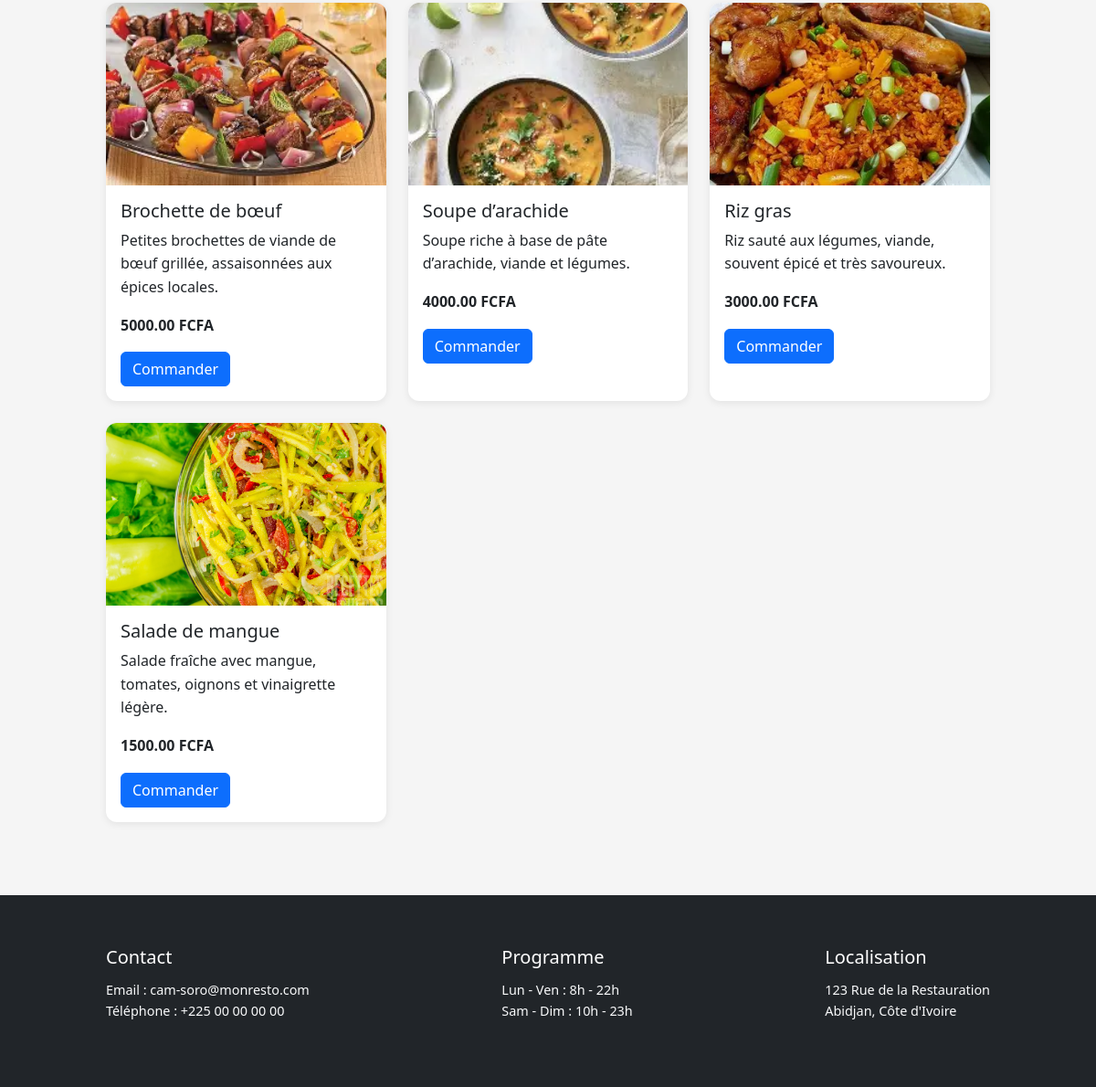
/menu/ (lower part), run on an earlier commit of the app's database.
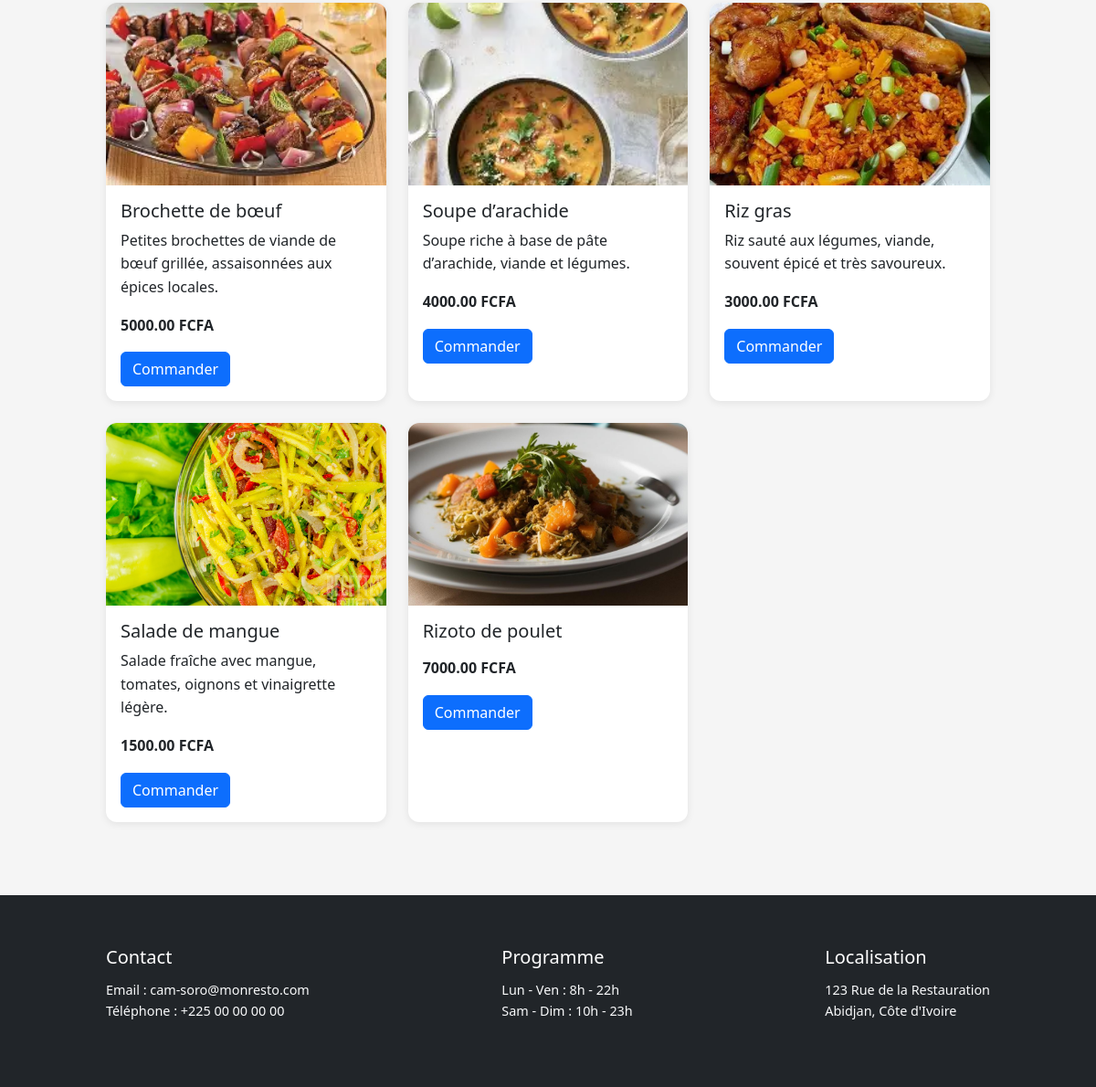
And on a later commit of the database.
### app/models.py (models this page shows, shortened)
class Menu(models.Model):
    name = models.CharField(max_length=100)          # Nom du plat
    description = models.TextField(blank=True)       # Description du plat
    price = models.DecimalField(max_digits=6, decimal_places=2)  # Prix du plat
    image = models.ImageField(upload_to='images/', blank=True, null=True)  # Image du plat (optionnelle)

### app/views.py (the view)
# urls.py: path('menu/', views.menu_list, name='menu_list'),               # Page d’accueil - liste des plats
def menu_list(request):
    plats = Menu.objects.all()
    return render(request, 'app/menu_list.html', {'plats': plats})

### app/templates/app/menu_list.html (shortened to what this page needs)
{% extends 'app/base.html' %}
{% load static %}
{% block content %}
<div class="row">
  {% for plat in plats %}
    <div class="col-md-4 mb-4">
      <div class="card h-100">
        {% if plat.image %}
          <img src="{{ plat.image.url }}" class="card-img-top" alt="{{ plat.name }}">
        {% else %}
          <img src="{% static 'app/no-image.png' %}" class="card-img-top" alt="Pas d'image">
        {% endif %}
        <div class="card-body">
          <h5 class="card-title">{{ plat.name }}</h5>
          <p class="card-text">{{ plat.description|truncatewords:15 }}</p>
          <p><strong>{{ plat.price }} FCFA</strong></p>
          <a href="{% url 'app:commande_create' %}" class="btn btn-primary">Commander</a>
        </div>
      </div>
    </div>
  {% empty %}
    <p>Aucun plat disponible.</p>
  {% endfor %}
</div>
{% endblock %}

### app/templates/app/base.html (shortened to what this page needs)
{% load static %}
<!DOCTYPE html>
<html lang="fr">
<head>
    <link href="https://cdn.jsdelivr.net/npm/bootstrap@5.3.0/dist/css/bootstrap.min.css" rel="stylesheet" />
    <link rel="stylesheet" href="https://cdn.jsdelivr.net/npm/bootstrap-icons@1.10.5/font/bootstrap-icons.css">
    <link rel="stylesheet" href="{% static 'app/css/styles.css' %}"/>
    <link rel="stylesheet" href="{% static 'app/css/carousels.css' %}"/>
</head>
<body>
<main class="container my-4">
  {% block content %}
  {% endblock %}
</main>
<footer class="bg-dark text-light py-4 mt-auto">
  <div class="container d-flex justify-content-between">
    <div>
      <h5>Contact</h5>
      <p>Email : cam-soro@monresto.com<br>Téléphone : +225 00 00 00 00</p>
    </div>
    <div>
      <h5>Programme</h5>
      <p>Lun - Ven : 8h - 22h<br>Sam - Dim : 10h - 23h</p>
    </div>
    <div>
      <h5>Localisation</h5>
      <p>123 Rue de la Restauration<br>Abidjan, Côte d'Ivoire</p>
    </div>
  </div>
</footer>
</body>
</html>

### app/static/app/css/styles.css (style rules this page uses)
body { font-family: 'Segoe UI', Tahoma, Geneva, Verdana, sans-serif; background-color: #f5f5f5; color: #333; margin: 0; padding: 0; line-height: 1.6; }
a { color: #0d6efd; text-decoration: none; }
.container { max-width: 1000px; margin: auto; padding: 2rem 1rem; }
.card { border: none; border-radius: 12px; overflow: hidden; box-shadow: 0 2px 8px rgba(0, 0, 0, 0.08); transition: transform 0.2s ease-in-out; }
.card-img-top { height: 200px; object-fit: cover; }
footer { background-color: #222; color: #ccc; padding: 2rem 1rem; margin-top: 4rem; font-size: 0.9rem; }
footer h5 { color: white; margin-bottom: 0.8rem; }
.btn-primary { background-color: #0d6efd; border-color: #0d6efd; }

What changed in the data, as far as the page shows it:
added Menu: image (picture), name "Rizoto de poulet", price "7000.00"
